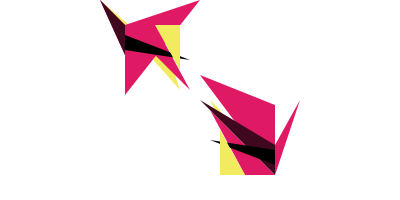
Frame 1 (no input)
Frame 60 (the mouse pressed at the canvas centre just before this capture): identical to frame 1, image omitted
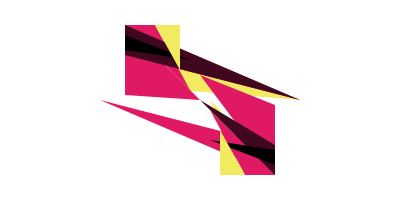
Frame 120 (the mouse held since frame 60 and released just before this capture)

The Processing sketch that drew these frames (run headless with seeded random() and noise(); from frame 60 on, the mouse is pressed at the canvas centre):

// Processing sketch: processing_89235
// ── processing_89235.pde

void setup()
{size(400,200);
background(255);}

void draw()
{
background(255);

//Je déclare de variables pour les couleurs utilisées dans mes triangles
color rose = color(224,25,101);
color bordeaux = color(64,8,30);
color noir = color(0);
color jaune = color(242,235,95);

//Puis des variables pour tous les nombres
int x = 100;
int y = 25;
int a = 55;
int b = 90;
int c = 80;
int z = 0;

// Premier coin en haut à gauche
translate(x,z);
noStroke();
fill(jaune);
triangle(mouseX,mouseY,c-10,a+5,c,b);
fill(rose);
triangle(mouseX,mouseY,y,a,y,y);
fill(rose);
triangle(b,b,a,y,y,y);
triangle(x,mouseY,y,b+5,y,y);
fill(bordeaux);
triangle(mouseX,mouseY,y,a,y,y);
fill(noir);
triangle(y,y+10,y,a-5,b,a+5);
fill(jaune);
triangle(a,y,c,y,c,c-10);

//2e coin

  translate(x+x,x+x);
  rotate(radians(180));
  noStroke();
  fill(jaune);
  triangle(b,x,c-10,a+5,c,b);
  fill(rose);
  triangle(mouseX,x,y,a,y,y);
  fill(rose);
  triangle(b,b,a,y,y,y);
  triangle(x,x+y,y,b+5,y,y);
  fill(bordeaux);
  triangle(x,x,y,a,y,y);
  fill(noir);
  triangle(y,y+10,y,a-5,b,a+5);
 fill(jaune);
 triangle(a,y,c,y,c,c-10);
}
